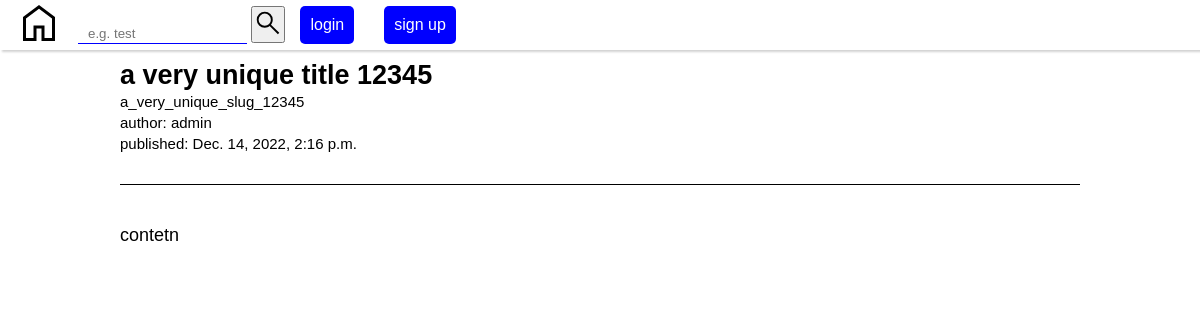
Page /post/7 on the committed database.
### blog/models.py (models this page shows, shortened)
class Post(models.Model):
    title = models.CharField(max_length = 200, unique = True)
    slug = models.SlugField(max_length = 200, unique = True)
    content = models.TextField(max_length = 1000)
    created = models.DateTimeField(auto_now_add=True)
    edited = models.DateTimeField(auto_now_add=True)
    published = models.IntegerField(choices=PUBLISHED_CHOICES)
    author = models.ForeignKey(User, on_delete=models.CASCADE)

### blog/views.py (the view)
# urls.py: path('post/<int:post_id>', views.post, name='post'),
def post(request, post_id):
    post = get_object_or_404(Post, pk=post_id, published=PUBLISHED)
    return render(request, 'post.html', {'post': post})

### blog/templates/post.html (shortened to what this page needs)
{% extends 'base.html' %}
{% load static %}
{% block styles %}
<link rel="stylesheet" href="{% static 'blog/post.css' %}">
{% endblock %}
{% block content %}
<section class="container">
  <div class="content header">
 <h1>{{ post.title }}</h1>
 <div>
  <small>{{ post.slug }}</small>
 </div>
 <div>
  <small>author: {{ post.author.username }}</small>
 </div>
 <div>
   <small>published: {% firstof post.edited post.created %}</small>
 </div>
  </div>
 <div class="content">{{ post.content | safe }}</div>
</section>
{% endblock %}

### blog/static/blog/base.css (style rules this page uses)
* { margin: 0; padding: 0; font-family: 'Gill Sans', 'Gill Sans MT', Calibri, 'Trebuchet MS', sans-serif; }
body { display: flex; flex-direction: column; justify-content: center; align-items: center; }

### blog/static/blog/post.css (style rules this page uses)
.container { display: flex; flex-direction: column; justify-content: center; align-items: center; width: 80vw; }
.header { margin-top: 10px !important; margin-bottom: 20px !important; padding-bottom: 30px !important; border-bottom: 1px solid black; }
.content { width: 100%; display: flex; flex-direction: column; align-items: flex-start; justify-content: center; margin-top: 20px; font-size: 18px; }

### rows in the picture
Post: title "a very unique title 12345", slug "a_very_unique_slug_12345", author.username "admin", edited "Dec. 14, 2022, 2:16 p.m.", content "contetn"
